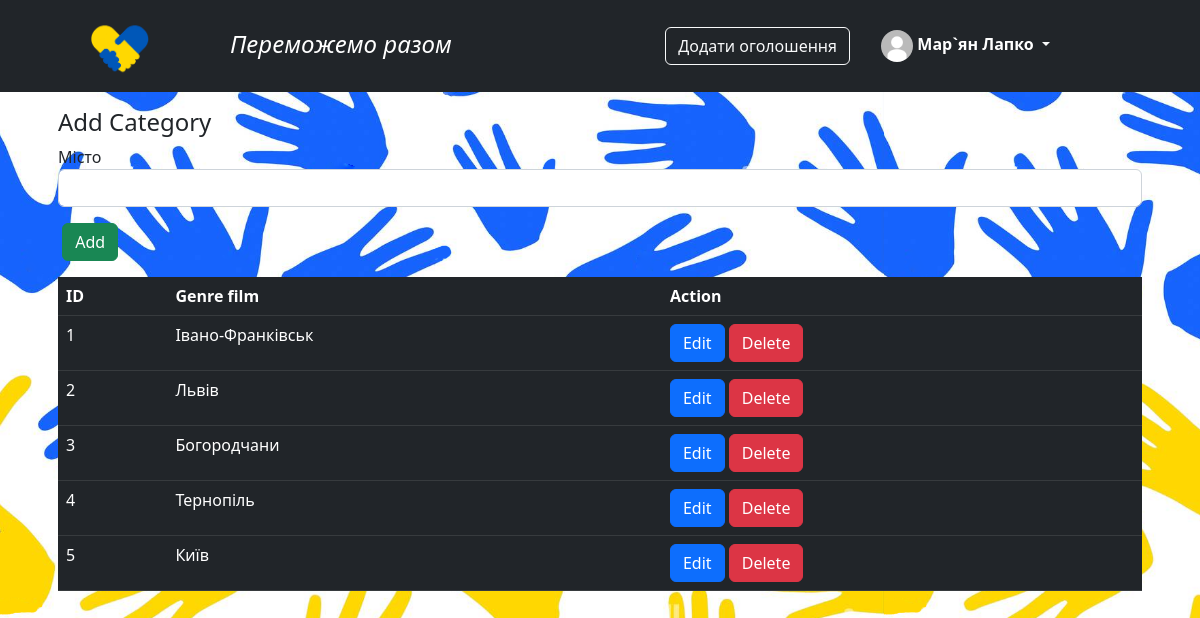
/post/add_city (signed in), run on the app's committed database.
### app/auth/models.py (models this page shows, shortened)
class User(db.Model, UserMixin):
    id = db.Column(db.Integer, primary_key=True)
    username = db.Column(db.String(20), unique=True, nullable=False)
    email = db.Column(db.String(120), unique=True, nullable=False)
    password = db.Column(db.String(60), nullable=False)
    image_file = db.Column(db.String(60), nullable=False, default='../static/profile_pictures/default.jpg')
    about_me = db.Column(db.Text, nullable=True)
    last_date = db.Column(db.DateTime, default=db.func.now())

### app/posts/models.py (models this page shows)
class Citypost(db.Model):
    id = db.Column(db.Integer, primary_key=True)
    city = db.Column(db.String(120), nullable=False)
    post = db.relationship('Posts', backref='city', lazy=True)

### app/posts/view.py (the view)
@post_blueprint.route('/add_city', methods=['GET', 'POST'])
def add_city():
    form = CityForm()
    if form.validate_on_submit():
        city = Citypost(city=form.city.data)
        db.session.add(city)
        db.session.commit()
        return redirect(url_for('.add_city'))
    cities = Citypost.query.all()
    return render_template('add_city.html', cities=cities, form=form)

### app/posts/forms.py
class CityForm(FlaskForm):
    city = StringField('Місто', validators=[DataRequired(), Length(min=0, max=120)])
    submit = SubmitField('')

### app/auth/models.py (called while the page is built)
@login_manager.user_loader
def user_loader(user_id):
    return User.query.get(int(user_id))

### app/posts/templates/add_city.html (shortened to what this page needs)
{% from "_render_field.html" import render_field %}
{% extends 'base.html' %}
{% block content %}
<div class="container">
    <div class="row">
        <div class="col md-12">
            <div class="jumbotron p-3">
                <div>
                    <div>
                        <h4>Add Category</h4>
                    </div>
                    <div>
                        <form action="{{url_for('post.add_city')}}" method="POST">
                            <div class="form-group">
                                {{ render_field(form.city, class="form-control") }}
                            </div>
                            <div class="form-group">
                                {{ render_field(form.submit, class="btn btn-success", value="Add") }}
                            </div>
                        </form>
                    </div>
                </div>
                <table class="table table-hover table-dark">
                    <tr>
                        <th>ID</th>
                        <th>Genre film</th>
                        <th>Action</th>
                    </tr>
                    {% for city in cities %}
                    <tr>
                        <td>{{city.id}}</td>
                        <td>{{city.city}}</td>
                        <td>
                            <a href="{{ url_for('post.update_city', id=city.id) }}"
                               class="btn btn-primary btn-xs">Edit</a>
                            <a href="{{ url_for('post.delete_city', id=city.id) }}"
                               class="btn btn-danger btn-xs"
                               onclick="return confirm('Are You Sure To Delete ?')">Delete</a>
                        </td>
                    </tr>
                    {% endfor %}
                </table>
            </div>
        </div>
    </div>
</div>
{% endblock %}

### app/templates/base.html (shortened to what this page needs)
<html>
<head>
    <link href="https://cdn.jsdelivr.net/npm/bootstrap@5.2.2/dist/css/bootstrap.min.css" rel="stylesheet"
>
</head>
<body>
<header class="p-3 text-bg-dark">
    <div class="container">
        <div class="d-flex flex-wrap align-items-center justify-content-center justify-content-lg-start">
            <a href="{{ url_for('post.view_post') }}"
               class="d-flex align-items-center mb-2 mb-lg-0 text-white text-decoration-none">
                <svg class="bi me-2" width="40" height="32"></svg>
                <img src="../static/brand3_11.png" width="60" height="60">
                <h4 class="h4">Переможемо разом</h4>
            </a>
            {% if current_user.is_authenticated %}
                <div style="position: absolute; right: 350px;">
                    <a class="btn btn-outline-light" href="{{ url_for('post.create_post') }}">Додати оголошення</a>
                </div>
            {% else %}
                <div class="div_login">
                    <a class="btn btn-outline-light me-2" href="{{ url_for('auth.login') }}">Вхід</a>
                    <a class="btn btn-warning" href="{{ url_for('auth.signup') }}">Реєстрація</a>
                </div>
            {% endif %}
            {% if current_user.is_authenticated %}
                <div class="show-on-hover dropdown" style="position: absolute; right: 150px;">
                    <a href="#" class="d-block link-light text-decoration-none dropdown-toggle"
                       data-bs-toggle="dropdown"
                       aria-expanded="false">
                        <img src="../static/profile_pics/{{ current_user.image_file }}" alt="mdo" width="32" height="32"
                             class="rounded-circle">
                        <strong class="text-bg-dark">{{ current_user.username }}</strong>
                    </a>
                </div>
            {% endif %}
        </div>
    </div>
</header>
{% block content %}
{% endblock %}
</body>
</html>

### app/templates/base.html (style rules this page uses)
.h4 { position: absolute; top: 30px; left: 230px; font-style: italic; }

### app/posts/templates/add_city.html (style rules this page uses)
body { background-image: url(../../static/fon_3.png); }

### data on the page
User: image_file (placeholder picture), username "Мар`ян Лапко"
Citypost: id "1", city "Івано-Франківськ"
Citypost: id "2", city "Львів"
Citypost: id "3", city "Богородчани"
Citypost: id "4", city "Тернопіль"
Citypost: id "5", city "Київ"

### other printed values
{{ field.label }} "Місто"
